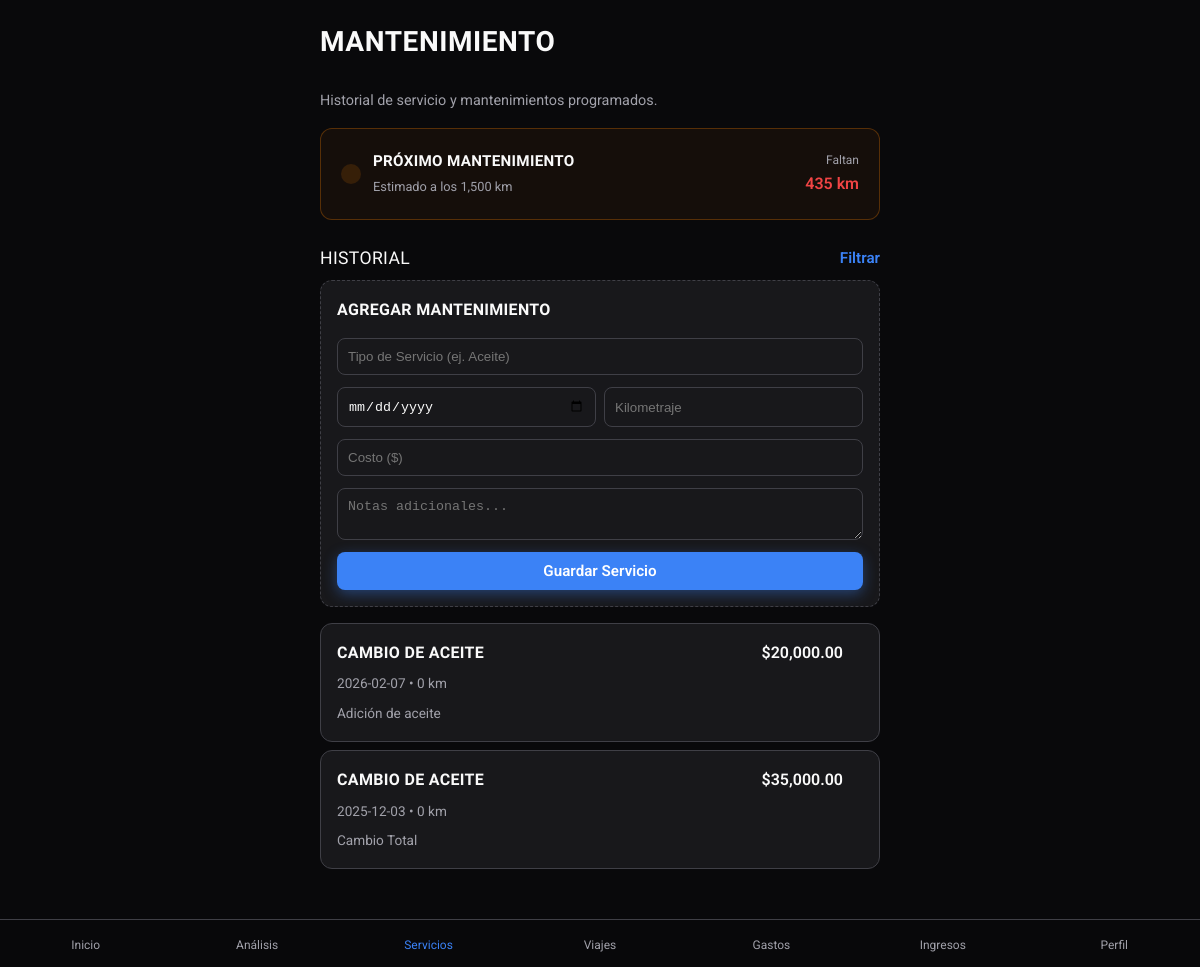
/services, run on the app's committed database.
### tables this page shows
CREATE TABLE motorcycles (
                id TEXT PRIMARY KEY,
                make TEXT NOT NULL,
                model TEXT NOT NULL,
                year INTEGER NOT NULL,
                vin TEXT,
                current_mileage INTEGER DEFAULT 0
            , oil_change_interval INTEGER DEFAULT 5000);

CREATE TABLE maintenance (
                id TEXT PRIMARY KEY,
                motorcycle_id TEXT NOT NULL,
                service_type TEXT NOT NULL,
                date TEXT NOT NULL,
                mileage_at_service INTEGER DEFAULT 0,
                cost REAL DEFAULT 0.0,
                notes TEXT,
                FOREIGN KEY (motorcycle_id) REFERENCES motorcycles (id)
            );

### app.py (the view, shortened to what this page needs)
    @app.route("/services", methods=["GET", "POST"])
    def services_view():
        from motorcycles.services import motorcycle_service
        from maintenance.services import maintenance_service
        from flask import request, redirect, url_for
        moto = motorcycle_service.get_all()[0] if motorcycle_service.get_all() else None
        services = maintenance_service.get_by_motorcycle_id(moto.id) if moto else []
        services.sort(key=lambda x: x.date, reverse=True)
        next_service_mileage = 0
        km_remaining_to_next = 0
        if moto:
            interval = (
                moto.oil_change_interval if moto.oil_change_interval > 0 else 1500
            )
            total_km_validated = moto.current_mileage
            next_service_mileage = interval
            km_remaining_to_next = max(0, next_service_mileage - total_km_validated)
        return render_template(
            "services.html",
            services=services,
            moto=moto,
            next_service_mileage=next_service_mileage,
            km_remaining_to_next=km_remaining_to_next,
        )

### infrastructure/db.py (called while the page is built)
def get_db_connection():
    conn = sqlite3.connect(DB_PATH)
    conn.row_factory = sqlite3.Row  # Permite acceder a las columnas por nombre
    return conn

### maintenance/services.py (called while the page is built)
    def get_by_motorcycle_id(self, motorcycle_id: str) -> List[MaintenanceRecord]:
        conn = get_db_connection()
        records = []
        try:
            cursor = conn.cursor()
            cursor.execute(
                "SELECT * FROM maintenance WHERE motorcycle_id = ?", (motorcycle_id,)
            )
            rows = cursor.fetchall()
            for row in rows:
                record = MaintenanceRecord(
                    motorcycle_id=row["motorcycle_id"],
                    service_type=row["service_type"],
                    date=row["date"],
                    mileage_at_service=row["mileage_at_service"],
                    cost=row["cost"],
                    notes=row["notes"],
                )
                record.id = row["id"]
                records.append(record)
        finally:
            conn.close()
        return records

### motorcycles/services.py (called while the page is built)
    def get_all(self) -> List[Motorcycle]:
        conn = get_db_connection()
        motos = []
        try:
            cursor = conn.cursor()
            cursor.execute("SELECT * FROM motorcycles")
            rows = cursor.fetchall()
            for row in rows:
                moto = Motorcycle(
                    make=row["make"],
                    model=row["model"],
                    year=row["year"],
                    vin=row["vin"],
                    current_mileage=row["current_mileage"],
                    oil_change_interval=row["oil_change_interval"],
                )
                moto.id = row["id"]
                motos.append(moto)
        finally:
            conn.close()
        return motos

### templates/services.html (shortened to what this page needs)
{% extends "base.html" %} {% block title %}Servicios | MotoLog{% endblock %} {%
block content %}
<header class="fade-in" style="animation-delay: 0.1s">
  <h1 class="page-title">Mantenimiento</h1>
  <p class="text-muted mb-4">
    Historial de servicio y mantenimientos programados.
  </p>
</header>
<section class="fade-in" style="animation-delay: 0.2s">
  {% if next_service_mileage > 0 %}
  <div
    class="card"
    style="
      background-color: rgba(242, 125, 0, 0.05);
      border-color: rgba(242, 125, 0, 0.3);
      margin-bottom: 24px;
    "
  >
    <div class="flex-between">
      <div style="display: flex; align-items: center; gap: 12px">
        <div
          style="
            background: rgba(242, 125, 0, 0.15);
            padding: 10px;
            border-radius: 12px;
          "
        >
        </div>
        <div>
          <h4 style="font-size: 0.95rem; margin: 0; color: var(--text-primary)">
            Próximo Mantenimiento
          </h4>
          <span class="text-muted" style="font-size: 0.8rem"
            >Estimado a los {{ "{:,}".format(next_service_mileage) }} km</span
          >
        </div>
      </div>
      <div style="text-align: right">
        <div style="font-size: 0.75rem; color: var(--text-secondary)">
          Faltan
        </div>
        <div
          style="font-size: 1rem; font-weight: 600; color: var(--accent-orange)"
        >
          {{ "{:,}".format(km_remaining_to_next) }} km
        </div>
      </div>
    </div>
  </div>
  {% endif %}
  <div class="flex-between mt-4 mb-2">
    <h3 style="font-size: 1.1rem; font-weight: 500">Historial</h3>
    <button
      class="btn"
      style="background: transparent; color: var(--accent-blue); padding: 0"
    >
      Filtrar
    </button>
  </div>
  <div
    class="card fade-in mb-4"
    style="
      padding: 16px;
      animation-delay: 0.3s;
      border: 1px dashed var(--border-color);
    "
  >
    <h4 style="margin: 0 0 16px 0">Agregar Mantenimiento</h4>
    <form
      action="{{ url_for('services_view') }}"
      method="POST"
      style="display: flex; flex-direction: column; gap: 12px"
    >
      <input
        type="text"
        name="service_type"
        placeholder="Tipo de Servicio (ej. Aceite)"
        required
        class="form-control"
        style="
          padding: 10px;
          border-radius: 8px;
          border: 1px solid var(--border-color);
          background: var(--bg-primary);
          color: var(--text-primary);
        "
      />
      <div style="display: flex; gap: 8px">
        <input
          type="date"
          name="date"
          required
          class="form-control"
          style="
            flex: 1;
            padding: 10px;
            border-radius: 8px;
            border: 1px solid var(--border-color);
            background: var(--bg-primary);
            color: var(--text-primary);
          "
        />
        <input
          type="number"
          name="mileage"
          placeholder="Kilometraje"
          required
          class="form-control"
          style="
            flex: 1;
            padding: 10px;
            border-radius: 8px;
            border: 1px solid var(--border-color);
            background: var(--bg-primary);
            color: var(--text-primary);
          "
        />
      </div>
      <input
        type="number"
        step="0.01"
        name="cost"
        placeholder="Costo ($)"
        class="form-control"
        style="
          padding: 10px;
          border-radius: 8px;
          border: 1px solid var(--border-color);
          background: var(--bg-primary);
          color: var(--text-primary);
        "
      />
      <textarea
        name="notes"
        placeholder="Notas adicionales..."
        rows="2"
        class="form-control"
        style="
          padding: 10px;
          border-radius: 8px;
          border: 1px solid var(--border-color);
          background: var(--bg-primary);
          color: var(--text-primary);
        "
      ></textarea>
      <button type="submit" class="btn btn-primary mt-2">
        Guardar Servicio
      </button>
    </form>
  </div>
  {% if services %} {% for service in services %}
  <div
    class="card fade-in"
    style="padding: 16px; margin-bottom: 8px; animation-delay: 0.4s"
  >
    <div class="flex-between mb-2">
      <h4 style="font-size: 1rem; margin: 0">{{ service.service_type }}</h4>
      <div style="display: flex; align-items: center; gap: 10px">
        <span style="font-weight: 600"
          >${{ "{:,.2f}".format(service.cost) }}</span
        >
      </div>
    </div>
    <div class="text-muted" style="font-size: 0.85rem; margin-bottom: 8px">
      <span>{{ service.date }}</span> •
      <span>{{ "{:,}".format(service.mileage_at_service) }} km</span>
    </div>
    <p style="font-size: 0.85rem; color: var(--text-secondary)">
      {{ service.notes }}
    </p>
  </div>
  {% endfor %} {% else %}
  <p class="text-muted text-center mt-4">No hay servicios registrados.</p>
  {% endif %}
</section>
{% endblock %}

### static/css/styles.css (style rules this page uses)
:root { --bg-color: #09090b; --bg-card: #18181b; --bg-card-hover: #27272a; --text-primary: #fafafa; --text-secondary: #a1a1aa; --accent-blue: #3b82f6; --accent-blue-hover: #2563eb; --accent-orange: #ef4444; --accent-orange-hover: #dc2626; --border-color: #3f3f46; --nav-bg: rgba(9, 9, 11, 0.85); --transition-speed: 0.3s; --border-radius: 12px; }
* { box-sizing: border-box; margin: 0; padding: 0; -webkit-tap-highlight-color: transparent; }
body { font-family: "Roboto", sans-serif; background-color: var(--bg-color); color: var(--text-primary); line-height: 1.6; min-height: 100vh; display: flex; flex-direction: column; }
.fade-in { animation: fadeIn 0.5s cubic-bezier(0.4, 0, 0.2, 1) forwards; }
h1, h2, h3, h4, h5, h6 { font-family: "Rajdhani", sans-serif; font-weight: 700; text-transform: uppercase; letter-spacing: 0.02em; }
.page-title { font-size: 1.75rem; margin-bottom: 24px; }
.text-muted { color: var(--text-secondary); font-size: 0.9rem; }
.card { background-color: var(--bg-card); border: 1px solid var(--border-color); border-radius: var(--border-radius); padding: 20px; margin-bottom: 16px; transition: transform var(--transition-speed), background-color var(--transition-speed), box-shadow var(--transition-speed); position: relative; overflow: hidden; }
.btn { display: inline-flex; align-items: center; justify-content: center; padding: 10px 20px; border-radius: 8px; font-weight: 600; font-size: 0.95rem; font-family: "Roboto", sans-serif; cursor: pointer; transition: all var(--transition-speed); border: none; outline: none; }
.btn-primary { background-color: var(--accent-blue); color: #fff; box-shadow: 0 4px 14px rgba(59, 130, 246, 0.4); }
.flex-between { display: flex; justify-content: space-between; align-items: center; }
.mt-4 { margin-top: 16px; }
.mb-4 { margin-bottom: 16px; }
.mb-2 { margin-bottom: 8px; }

### data on the page
motorcycles: oil_change_interval "1,500"
maintenance: service_type "CAMBIO DE ACEITE", cost "20,000.00", date "2026-02-07", mileage_at_service "0", notes "Adición de aceite"
maintenance: service_type "CAMBIO DE ACEITE", cost "35,000.00", date "2025-12-03", mileage_at_service "0", notes "Cambio Total"

### other printed values
{{ "{:,}".format(km_remaining_to_next) }} "435"
